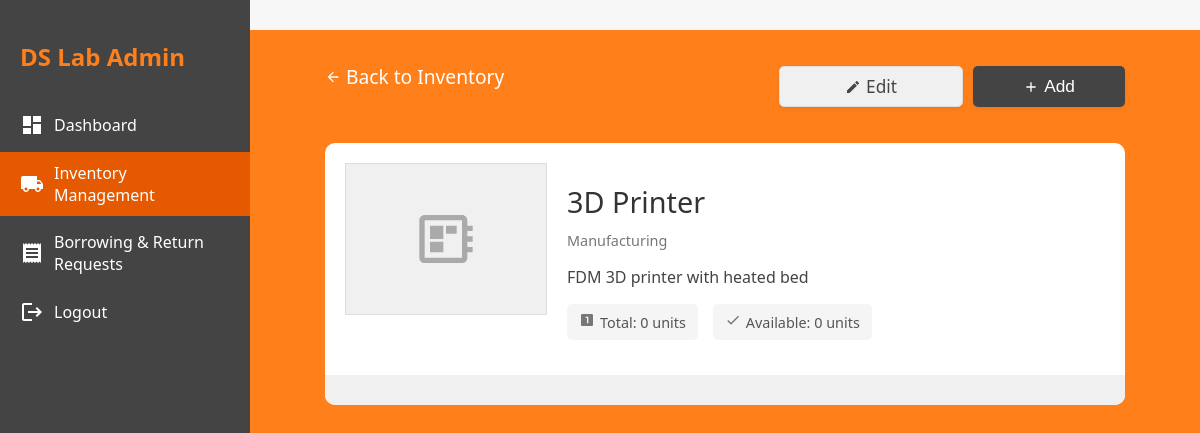
/equipment-detail.php?id=8 (signed in), run on the app's committed database.
### tables this page shows
CREATE TABLE `equipment` (
  `id` int(11) NOT NULL,
  `name` varchar(255) NOT NULL,
  `description` text DEFAULT NULL,
  `quantity_available` int(11) NOT NULL DEFAULT 1,
  `category` varchar(100) DEFAULT NULL,
  `status` enum('Available','Partially Available','Not Available') DEFAULT 'Available',
  `image_url` varchar(255) DEFAULT NULL,
  `created_at` timestamp NOT NULL DEFAULT current_timestamp(),
  `updated_at` timestamp NOT NULL DEFAULT current_timestamp() ON UPDATE current_timestamp()
);

### equipment-detail.php (the view, shortened to what this page needs)
<?php
include 'db.php';
$is_admin = isset($_SESSION['admin_id']) && isset($_SESSION['is_admin']);
$equipment_id = (int)$_GET['id'];
$stmt = $conn->prepare("SELECT * FROM equipment WHERE id = ?");
$stmt->bind_param("i", $equipment_id);
$stmt->execute();
$result = $stmt->get_result();
$equipment = $result->fetch_assoc();
?>
<!DOCTYPE html>
<html lang="en">
<head>
    <link rel="stylesheet" href="style.css">
    <link rel="stylesheet" href="sidenav.css">
</head>
<body class="<?php echo $is_admin ? 'admin-view' : ''; ?>">
    <?php if ($is_admin): ?>
    <div class="admin-sidenav" id="adminSideNav">
        <h2>DS Lab Admin</h2>
        <ul>
            <li><a href="admin-dashboard.php">
                <span class="icon">
                    <svg xmlns="http://www.w3.org/2000/svg" width="24" height="24" viewBox="0 0 24 24" fill="currentColor">
                        <path d="M3 13h8V3H3v10zm0 8h8v-6H3v6zm10 0h8V11h-8v10zm0-18v6h8V3h-8z"/>
                    </svg>
                </span>
                Dashboard
            </a></li>
            <li><a href="inventory.php" class="active">
                <span class="icon">
                </span>
                Inventory Management
            </a></li>
            <li><a href="borrowing.php">
                <span class="icon">
                </span>
                Borrowing & Return Requests
            </a></li>
            <li><a href="admin-logout.php">
                <span class="icon">
                    <svg xmlns="http://www.w3.org/2000/svg" width="24" height="24" viewBox="0 0 24 24" fill="currentColor">
                        <path d="M17 7l-1.41 1.41L18.17 11H8v2h10.17l-2.58 2.58L17 17l5-5zM4 5h8V3H4c-1.1 0-2 .9-2 2v14c0 1.1.9 2 2 2h8v-2H4V5z"/>
                    </svg>
                </span>
                Logout
            </a></li>
        </ul>
    </div>
    <?php else: ?>
    <?php include 'nav_template.php'; ?>
    <?php endif; ?>
    <div class="equipment-container">
        <div class="equipment-header">
            <a href="inventory.php" class="back-link">
                <svg xmlns="http://www.w3.org/2000/svg" width="16" height="16" viewBox="0 0 24 24" fill="currentColor">
                    <path d="M20 11H7.83l5.59-5.59L12 4l-8 8 8 8 1.41-1.41L7.83 13H20v-2z"/>
                </svg>
                Back to Inventory
            </a>
            <?php if ($is_admin): ?>
            <div class="equipment-actions">
                <a href="edit-equipment.php?id=<?php echo $equipment_id; ?>" class="action-btn secondary-btn">
                    <svg xmlns="http://www.w3.org/2000/svg" width="16" height="16" viewBox="0 0 24 24" fill="currentColor">
                        <path d="M3 17.25V21h3.75L17.81 9.94l-3.75-3.75L3 17.25zM20.71 7.04c.39-.39.39-1.02 0-1.41l-2.34-2.34c-.39-.39-1.02-.39-1.41 0l-1.83 1.83 3.75 3.75 1.83-1.83z"/>
                    </svg>
                    Edit
                </a>
                <button class="action-btn primary-btn" id="addItemBtn">
                    <svg xmlns="http://www.w3.org/2000/svg" width="16" height="16" viewBox="0 0 24 24" fill="currentColor">
                        <path d="M19 13h-6v6h-2v-6H5v-2h6V5h2v6h6v2z"/>
                    </svg>
                    Add
                </button>
            </div>
            <?php endif; ?>
        </div>
        <div class="equipment-content">
            <div class="equipment-detail-card">
                <div class="equipment-image-container">
                    <div class="equipment-image">
                        <?php if (!empty($equipment['image_path'])): ?>
                        <img src="<?php echo htmlspecialchars($equipment['image_path']); ?>" alt="<?php echo htmlspecialchars($equipment['name']); ?>" style="max-width: 100%; max-height: 100%;">
                        <?php else: ?>
                        <svg xmlns="http://www.w3.org/2000/svg" width="64" height="64" viewBox="0 0 24 24" fill="#aaa">
                            <path d="M22 9V7h-2V5c0-1.1-.9-2-2-2H4c-1.1 0-2 .9-2 2v14c0 1.1.9 2 2 2h14c1.1 0 2-.9 2-2v-2h2v-2h-2v-2h2v-2h-2V9h2zm-4 10H4V5h14v14zM6 13h5v4H6zm6-6h4v3h-4zm-6 0h5v5H6z"/>
                        </svg>
                        <?php endif; ?>
                    </div>
                    <div class="equipment-info">
                        <h1 class="equipment-name"><?php echo htmlspecialchars($equipment['name']); ?></h1>
                        <div class="equipment-category"><?php echo htmlspecialchars($equipment['category']); ?></div>
                        <div class="equipment-description">
                            <?php echo nl2br(htmlspecialchars($equipment['description'] ?? 'Oscilloscopes (or digital storage oscilloscopes) are devices that display and analyze the waveform of electronic signals. The signal is plotted on a graph which shows how the signal changes over time. The vertical (Y) axis represents voltage and the horizontal (X) axis represents time.')); ?>
                        </div>
                        <div class="equipment-meta">
                            <div class="meta-item">
                                <span class="icon">
                                    <svg xmlns="http://www.w3.org/2000/svg" width="16" height="16" viewBox="0 0 24 24" fill="currentColor">
                                        <path d="M19 3H5c-1.1 0-2 .9-2 2v14c0 1.1.9 2 2 2h14c1.1 0 2-.9 2-2V5c0-1.1-.9-2-2-2zm-5 14h-2V9h-2V7h4v10z"/>
                                    </svg>
                                </span>
                                Total: <?php echo (int)($equipment['quantity'] ?? 0); ?> units
                            </div>
                            <div class="meta-item">
                                <span class="icon">
                                    <svg xmlns="http://www.w3.org/2000/svg" width="16" height="16" viewBox="0 0 24 24" fill="currentColor">
                                        <path d="M9 16.17L4.83 12l-1.42 1.41L9 19 21 7l-1.41-1.41z"/>
                                    </svg>
                                </span>
                                Available: <?php echo (int)($equipment['available_quantity'] ?? 0); ?> units
                            </div>
                        </div>
                    </div>
                </div>
                <div class="equipment-items">
                </div>
            </div>
        </div>
    </div>
</body>
</html>

### style.css (style rules this page uses)
body { font-family: Arial, Helvetica, sans-serif; margin: 0; padding: 0; min-height: 100vh; background: #f3f3f3; overflow-x: hidden; display: flex; flex-direction: column; align-items: center; justify-content: center; height: 100vh; }
button { background-color: orange; color: white; padding: 14px 20px; margin: 20px auto; border-radius: 20px; cursor: pointer; width: 50%; display: block; }
.back-link { display: block; text-align: center; margin: 18px 0; }
.action-btn { flex: 1 1 0; min-width: 0; width: 152px; max-width: 152px; background: #ff7f1a; color: #222; font-size: 1em; font-weight: 500; border-radius: 16px; text-align: center; padding: 18px 0; text-decoration: none; box-shadow: 0 2px 4px #0001; transition: background 0.2s; margin: 0; display: flex; align-items: center; justify-content: center; }

### equipment-detail.php (style rules this page uses)
body, html { height: 100vh; margin: 0; padding: 0; overflow-x: hidden; background: #f7f7f7; font-family: 'Segoe UI', Arial, sans-serif; }
.admin-sidenav { width: 250px; background-color: #444; color: white; padding-top: 20px; position: fixed; height: 100%; z-index: 1; transition: all 0.3s; left: 0; top: 0; }
.admin-sidenav h2 { color: #ff7f1a; padding: 0 20px; margin-bottom: 30px; }
.admin-sidenav ul { list-style: none; padding: 0; }
.admin-sidenav li { margin-bottom: 5px; }
.admin-sidenav a { display: flex; align-items: center; padding: 10px 20px; color: white; text-decoration: none; transition: background-color 0.3s; }
.admin-sidenav a:hover, .admin-sidenav a.active { background-color: #e55a00; }
.admin-sidenav .icon { margin-right: 10px; display: inline-flex; }
.equipment-container { background-color: #ff7f1a; width: 100%; height: calc(100vh - 60px); overflow: hidden; display: flex; flex-direction: column; }
.admin-view .equipment-container { margin-left: 0; width: calc(100% - 250px); margin-left: 250px; }
.equipment-header { color: white; padding: 15px 20px; font-size: 1.2em; font-weight: 500; display: flex; justify-content: space-between; align-items: center; width: 100%; max-width: 800px; margin: 0 auto; }
.equipment-content { flex: 1; padding: 20px; overflow-y: auto; display: flex; flex-direction: column; align-items: center; }
.equipment-detail-card { background: white; border-radius: 10px; padding: 0; width: 100%; max-width: 800px; overflow: hidden; margin-bottom: 20px; }
.equipment-image-container { padding: 20px; display: flex; align-items: flex-start; }
.equipment-image { width: 200px; height: 150px; background-color: #f0f0f0; display: flex; align-items: center; justify-content: center; margin-right: 20px; border: 1px solid #ddd; }
.equipment-info { flex: 1; }
.equipment-name { font-size: 1.8em; font-weight: 500; margin-bottom: 10px; color: #333; }
.equipment-category { font-size: 0.9em; color: #777; margin-bottom: 15px; }
.equipment-description { margin-bottom: 15px; line-height: 1.5; color: #444; }
.equipment-meta { display: flex; flex-wrap: wrap; gap: 15px; margin-bottom: 15px; }
.meta-item { background-color: #f5f5f5; padding: 8px 12px; border-radius: 5px; font-size: 0.9em; color: #555; display: flex; align-items: center; }
.meta-item .icon { margin-right: 5px; color: #777; }
.equipment-actions { display: flex; gap: 10px; margin-top: 20px; }
.action-btn { padding: 8px 15px; border-radius: 5px; font-size: 0.9em; cursor: pointer; display: flex; align-items: center; gap: 5px; text-decoration: none; }
.primary-btn { background-color: #444; color: white; border: none; }
.secondary-btn { background-color: #f0f0f0; color: #444; border: 1px solid #ddd; }
.equipment-items { padding: 15px 20px; background-color: #f0f0f0; }
.back-link { color: white; text-decoration: none; display: flex; align-items: center; gap: 5px; }

### data on the page
equipment: name "3D Printer", category "Manufacturing", description "FDM 3D printer with heated bed"

### other printed values
$equipment['quantity'] "0"
$equipment['available_quantity'] "0"
